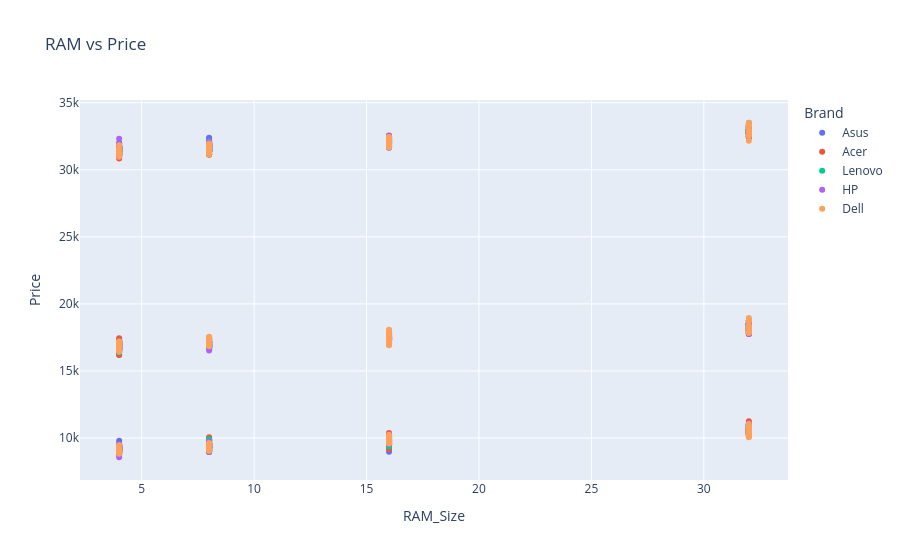

Here is the notebook cell this chart was saved with:
### Markdown cell above
RAM VS PRICE

### Code cell
fig = px.scatter(
    df,
    x="RAM_Size",
    y="Price",
    color="Brand",
    title="RAM vs Price"
)

fig.show()

### Figure 1 — Plotly figure (JSON) as saved in the notebook; plotly's stock layout.template omitted (floating-point values rounded to 4 significant figures; data arrays with more than 128 entries replaced by an {"elided": "..."} marker saying what was removed)
{"data": [{"hovertemplate": "Brand=Asus<br>RAM_Size=%{x}<br>Price=%{y}<extra></extra>", "legendgroup": "Asus", "marker": {"color": "#636efa", "symbol": "circle"}, "mode": "markers", "name": "Asus", "orientation": "v", "showlegend": true, "type": "scatter", "x": {"elided": "206 int values"}, "xaxis": "x", "y": {"elided": "206 float values"}, "yaxis": "y"}, {"hovertemplate": "Brand=Acer<br>RAM_Size=%{x}<br>Price=%{y}<extra></extra>", "legendgroup": "Acer", "marker": {"color": "#EF553B", "symbol": "circle"}, "mode": "markers", "name": "Acer", "orientation": "v", "showlegend": true, "type": "scatter", "x": {"elided": "204 int values"}, "xaxis": "x", "y": {"elided": "204 float values"}, "yaxis": "y"}, {"hovertemplate": "Brand=Lenovo<br>RAM_Size=%{x}<br>Price=%{y}<extra></extra>", "legendgroup": "Lenovo", "marker": {"color": "#00cc96", "symbol": "circle"}, "mode": "markers", "name": "Lenovo", "orientation": "v", "showlegend": true, "type": "scatter", "x": {"elided": "190 int values"}, "xaxis": "x", "y": {"elided": "190 float values"}, "yaxis": "y"}, {"hovertemplate": "Brand=HP<br>RAM_Size=%{x}<br>Price=%{y}<extra></extra>", "legendgroup": "HP", "marker": {"color": "#ab63fa", "symbol": "circle"}, "mode": "markers", "name": "HP", "orientation": "v", "showlegend": true, "type": "scatter", "x": {"elided": "190 int values"}, "xaxis": "x", "y": {"elided": "190 float values"}, "yaxis": "y"}, {"hovertemplate": "Brand=Dell<br>RAM_Size=%{x}<br>Price=%{y}<extra></extra>", "legendgroup": "Dell", "marker": {"color": "#FFA15A", "symbol": "circle"}, "mode": "markers", "name": "Dell", "orientation": "v", "showlegend": true, "type": "scatter", "x": {"elided": "210 int values"}, "xaxis": "x", "y": {"elided": "210 float values"}, "yaxis": "y"}], "layout": {"legend": {"title": {"text": "Brand"}, "tracegroupgap": 0}, "title": {"text": "RAM vs Price"}, "xaxis": {"anchor": "y", "domain": [0, 1], "title": {"text": "RAM_Size"}}, "yaxis": {"anchor": "x", "domain": [0, 1], "title": {"text": "Price"}}}}
